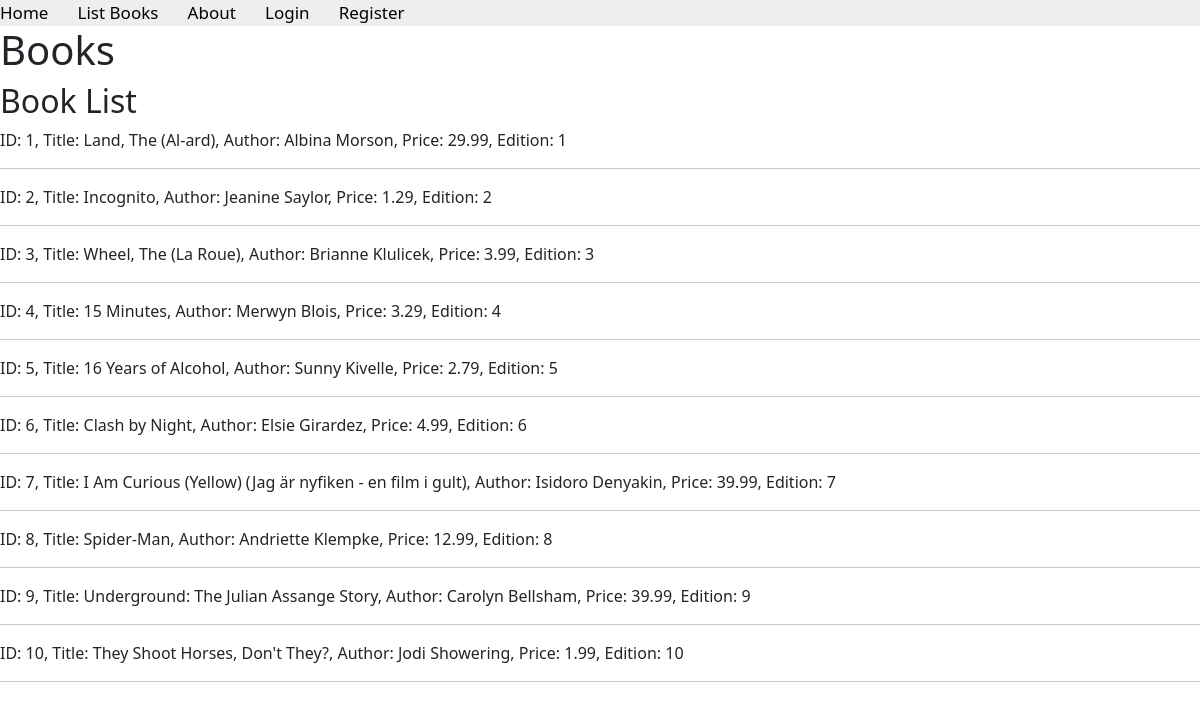
The page /books/complex/query/ on the database its author committed.
### apps/bookmodule/models.py (models this page shows)
class Book(models.Model):
    title = models.CharField(max_length = 50)
    author = models.CharField(max_length = 50)
    price = models.FloatField(default = 0.0)
    edition = models.SmallIntegerField(default = 1)

### apps/bookmodule/views.py (the view)
# urls.py: path('complex/query/', views.complex_query, name='books.complex_query'),
def complex_query(request):
    mybooks=books=Book.objects.filter(author__isnull = False)[:10]#.filter(title__icontains='and').filter(edition__gte = 2).exclude(price__lte = 100)[:10]
    if len(mybooks)>=1:
        return render(request, 'bookmodule/bookList.html', {'books':mybooks})
    else:
        return render(request, 'bookmodule/index.html')

### apps/templates/bookmodule/bookList.html (shortened to what this page needs)
{% extends "layouts/base.html" %}
{% block content %}
<h1>Books</h1>
<h2>Book List</h2>
{% if books %}
    {% for mybooks in books %}
    <p>ID: {{ mybooks.id }}, Title: {{ mybooks.title }}, Author: {{ mybooks.author }}, Price: {{ mybooks.price }}, Edition: {{ mybooks.edition }}</p>
    <hr>
    {% endfor %}
{% else %}
    <p>No books found.</p>
{% endif %}
{% endblock content %}

### rows shown on the page
Book: id "1", title "Land, The (Al-ard)", author "Albina Morson", price "29.99", edition "1"
Book: id "2", title "Incognito", author "Jeanine Saylor", price "1.29", edition "2"
Book: id "3", title "Wheel, The (La Roue)", author "Brianne Klulicek", price "3.99", edition "3"
Book: id "4", title "15 Minutes", author "Merwyn Blois", price "3.29", edition "4"
Book: id "5", title "16 Years of Alcohol", author "Sunny Kivelle", price "2.79", edition "5"
Book: id "6", title "Clash by Night", author "Elsie Girardez", price "4.99", edition "6"
Book: id "7", title "I Am Curious (Yellow) (Jag är nyfiken - en film i gult)", author "Isidoro Denyakin", price "39.99", edition "7"
Book: id "8", title "Spider-Man", author "Andriette Klempke", price "12.99", edition "8"
Book: id "9", title "Underground: The Julian Assange Story", author "Carolyn Bellsham", price "39.99", edition "9"
Book: id "10", title "They Shoot Horses, Don't They?", author "Jodi Showering", price "1.99", edition "10"
